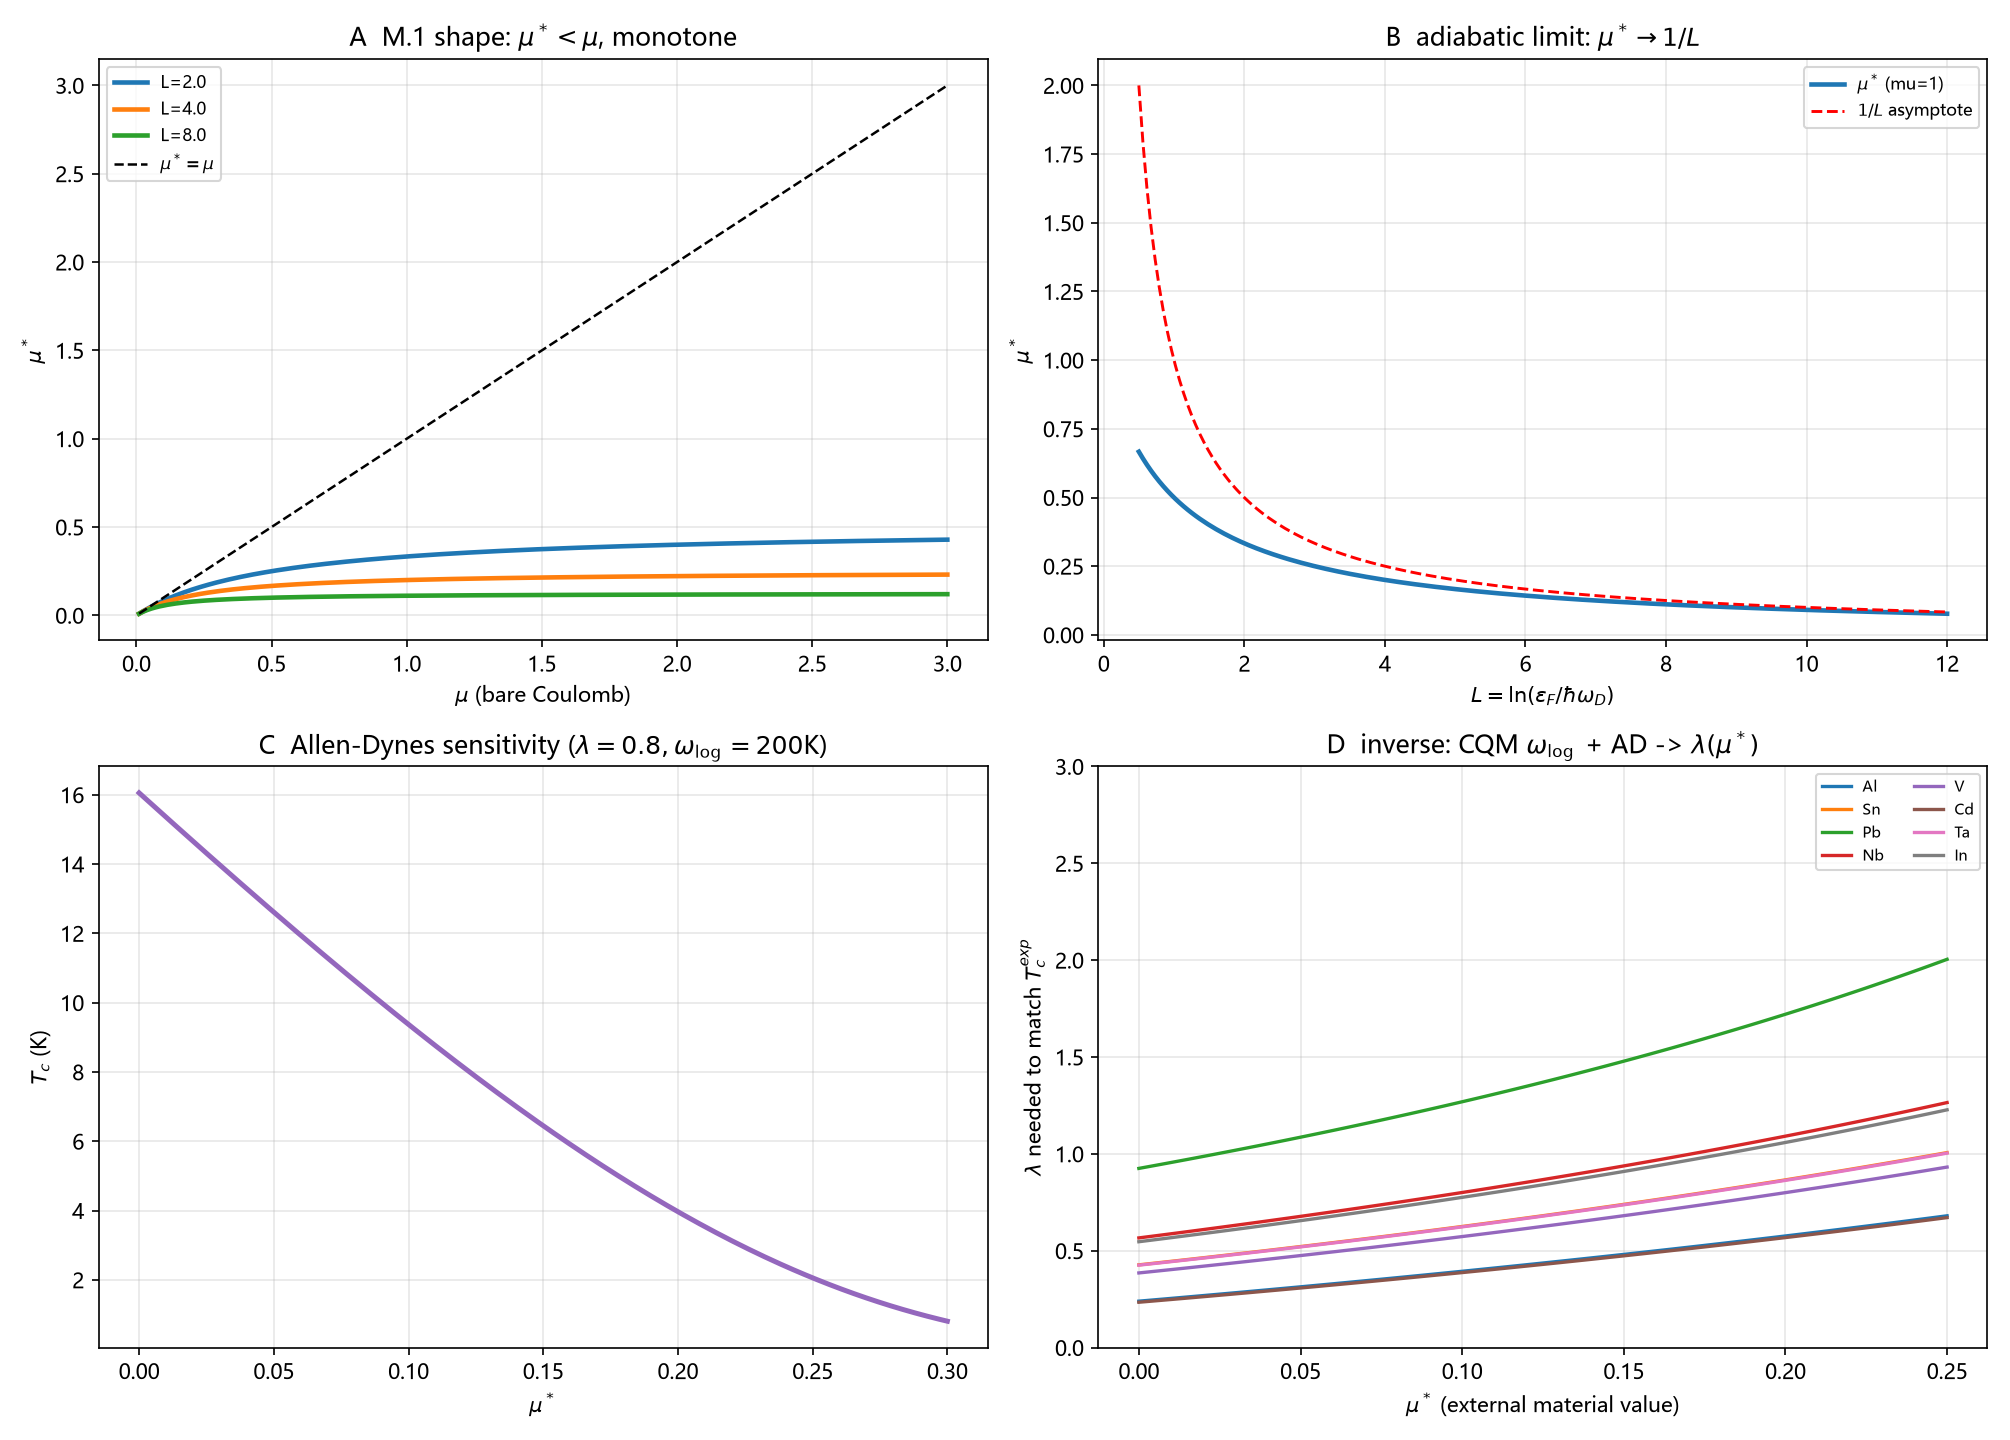

Write the Python code that produced this figure.
# -*- coding: utf-8 -*-
"""
mu* shape (M.1) + absolute-Tc sensitivity (Allen-Dynes M.2).

NO fabricated material data. Two layers:
  - M.1 shape (strict): mu* = mu/(1+mu L), L=ln(eps_F/hbar w_D).
  - M.2 sensitivity/inverse (structural): Tc from Allen-Dynes with CQM
    omega_log = e^{-1/3} theta_D; show how mu* controls absolute Tc and
    invert for lambda(lambda | Tc_exp, mu*) using Webb Table III Tc.
We do NOT claim pure first-principles absolute Tc: eps_F, mu, lambda, mu*
are external; CQM supplies omega_log only.

Panels:
  A  M.1 shape family: mu* vs mu for L in {2,4,8}; mu*<mu, monotone.
  B  M.1 adiabatic limit: mu* vs L (fixed mu), with 1/L asymptote.
  C  Allen-Dynes sensitivity: Tc vs mu* at fixed lambda, omega_log.
  D  Inverse contour: lambda(mu* | Tc_exp) for 8 elements; Eq37 lambda=0 mark.
"""

import csv
import math
import os

import numpy as np
import matplotlib
matplotlib.use("Agg")
import matplotlib.pyplot as plt

plt.rcParams["font.sans-serif"] = ["Microsoft YaHei", "SimHei", "DejaVu Sans"]
plt.rcParams["axes.unicode_minus"] = False

HERE = os.path.dirname(os.path.abspath(__file__))
OUT_PNG = os.path.join(HERE, "环目标_mu星与绝对Tc.png")
OUT_CSV = os.path.join(HERE, "环目标_mu星与绝对Tc.csv")

E3 = math.exp(-1 / 3)  # CQM omega_log / theta_D

# Webb 2015 Table III (Tc, theta_D) -- experimentally measured, cited in cart.
DATA = [
    ("Al", 1.18, 428),
    ("Sn", 3.70, 200),
    ("Pb", 7.20, 105),
    ("Nb", 9.25, 275),
    ("V ", 5.40, 380),
    ("Cd", 0.52, 209),
    ("Ta", 4.40, 240),
    ("In", 3.40, 108),
]


def mustar(mu, L):
    return mu / (1 + mu * L)


def allen_dynes_Tc(wlog, lam, must):
    """Allen-Dynes (M.2), kB=1, wlog in K. mu* enters denominator."""
    den = lam - must * (1 + 0.62 * lam)
    if den <= 0:
        return float("nan")
    return wlog / 1.2 * math.exp(-1.04 * (1 + lam) / den)


def invert_lambda(wlog, tc_exp, must):
    """Solve Tc_AD(lam|must)=tc_exp for lam (closed form).
    y = ln(wlog/(1.2 tc)); lam = (1.04 + y must)/(y(1-0.62 must) - 1.04)."""
    y = math.log(wlog / (1.2 * tc_exp))
    den = y * (1 - 0.62 * must) - 1.04
    if den <= 0:
        return float("nan")
    return (1.04 + y * must) / den


def main():
    rows = []

    # Panel A: shape family
    mus = np.linspace(0.01, 3.0, 200)
    print("A M.1 shape family: mu* = mu/(1+mu L)")
    for L in (2.0, 4.0, 8.0):
        ys = [mustar(m, L) for m in mus]
        print(f"  L={L}: mu*(0.5)={mustar(0.5,L):.4f}  mu*(2)={mustar(2,L):.4f}  1/L={1/L:.4f}")
        for m, y in zip(mus[::40], ys[::40]):
            rows.append(("shape", L, m, y, ""))

    # Panel B: adiabatic limit
    Ls = np.linspace(0.5, 12.0, 200)
    mu_fix = 1.0
    print("\nB adiabatic limit (fixed mu=1): mu* -> 1/L as L grows")
    for L in (1, 2, 4, 8, 12):
        print(f"  L={L}: mu*={mustar(mu_fix,L):.4f}  1/L={1/L:.4f}")
    for L in Ls[::20]:
        rows.append(("limit", mu_fix, L, mustar(mu_fix, L), ""))
        rows.append(("asymptote", mu_fix, L, 1 / L, ""))

    # Panel C: Allen-Dynes sensitivity
    print("\nC Allen-Dynes sensitivity: Tc vs mu* (lambda=0.8, wlog=200K)")
    lam_fix, wlog_fix = 0.8, 200.0
    musts = np.linspace(0, 0.3, 200)
    for ms in (0.0, 0.1, 0.2, 0.3):
        tc = allen_dynes_Tc(wlog_fix, lam_fix, ms)
        print(f"  mu*={ms:.2f}: Tc={tc:.3f} K")
    for ms in musts[::20]:
        rows.append(("sens", lam_fix, ms, allen_dynes_Tc(wlog_fix, lam_fix, ms), ""))

    # Panel D: inverse contour using Webb Tc (no fabricated lambda/mu*)
    print("\nD inverse contour: lambda needed to match Tc_exp at each mu*")
    print(f"{'el':<4}{'Tc':>6}{'wlog':>8}{'lam(ms=0)':>11}{'lam(0.1)':>10}{'lam(0.2)':>10}")
    ms_grid = np.linspace(0, 0.25, 120)
    for name, tc, theta in DATA:
        wlog = E3 * theta
        l0 = invert_lambda(wlog, tc, 0.0)
        l1 = invert_lambda(wlog, tc, 0.1)
        l2 = invert_lambda(wlog, tc, 0.2)
        print(f"{name:<4}{tc:>6.2f}{wlog:>8.1f}{l0:>11.3f}{l1:>10.3f}{l2:>10.3f}")
        for ms in ms_grid:
            rows.append(("inverse", tc, ms, invert_lambda(wlog, tc, ms), name.strip()))

    with open(OUT_CSV, "w", newline="", encoding="utf-8-sig") as fh:
        wr = csv.writer(fh)
        wr.writerow(["kind", "p1", "p2", "y", "extra"])
        wr.writerows(rows)

    # ---- figure ----
    fig, ax = plt.subplots(2, 2, figsize=(13.4, 9.6))

    for L in (2.0, 4.0, 8.0):
        ax[0, 0].plot(mus, [mustar(m, L) for m in mus], lw=2.2, label=f"L={L}")
    ax[0, 0].plot(mus, mus, "k--", lw=1.2, label=r"$\mu^*=\mu$")
    ax[0, 0].set_xlabel(r"$\mu$ (bare Coulomb)")
    ax[0, 0].set_ylabel(r"$\mu^*$")
    ax[0, 0].set_title(r"A  M.1 shape: $\mu^*<\mu$, monotone")
    ax[0, 0].legend(fontsize=8)
    ax[0, 0].grid(alpha=0.3)

    ax[0, 1].plot(Ls, [mustar(mu_fix, L) for L in Ls], lw=2.2, label=r"$\mu^*$ (mu=1)")
    ax[0, 1].plot(Ls, 1 / Ls, "r--", lw=1.4, label=r"$1/L$ asymptote")
    ax[0, 1].set_xlabel(r"$L=\ln(\epsilon_F/\hbar\omega_D)$")
    ax[0, 1].set_ylabel(r"$\mu^*$")
    ax[0, 1].set_title(r"B  adiabatic limit: $\mu^*\to 1/L$")
    ax[0, 1].legend(fontsize=8)
    ax[0, 1].grid(alpha=0.3)

    ax[1, 0].plot(musts, [allen_dynes_Tc(wlog_fix, lam_fix, m) for m in musts],
                  lw=2.4, color="tab:purple")
    ax[1, 0].set_xlabel(r"$\mu^*$")
    ax[1, 0].set_ylabel(r"$T_c$ (K)")
    ax[1, 0].set_title(r"C  Allen-Dynes sensitivity ($\lambda=0.8,\omega_{\log}=200$K)")
    ax[1, 0].grid(alpha=0.3)

    for name, tc, theta in DATA:
        wlog = E3 * theta
        ax[1, 1].plot(ms_grid, [invert_lambda(wlog, tc, m) for m in ms_grid],
                      lw=1.6, label=name.strip())
    ax[1, 1].set_xlabel(r"$\mu^*$ (external material value)")
    ax[1, 1].set_ylabel(r"$\lambda$ needed to match $T_c^{exp}$")
    ax[1, 1].set_title(r"D  inverse: CQM $\omega_{\log}$ + AD -> $\lambda(\mu^*)$")
    ax[1, 1].legend(fontsize=7, ncol=2)
    ax[1, 1].set_ylim(0, 3)
    ax[1, 1].grid(alpha=0.3)

    fig.tight_layout()
    fig.savefig(OUT_PNG, dpi=150)
    plt.close(fig)
    print("\nsaved:", OUT_PNG)
    print("saved:", OUT_CSV)
    print("\nNOTE: absolute Tc NOT pure first-principles; eps_F, mu, lambda, mu* external;")
    print("      CQM supplies omega_log=e^{-1/3} theta_D only.")


if __name__ == "__main__":
    main()
